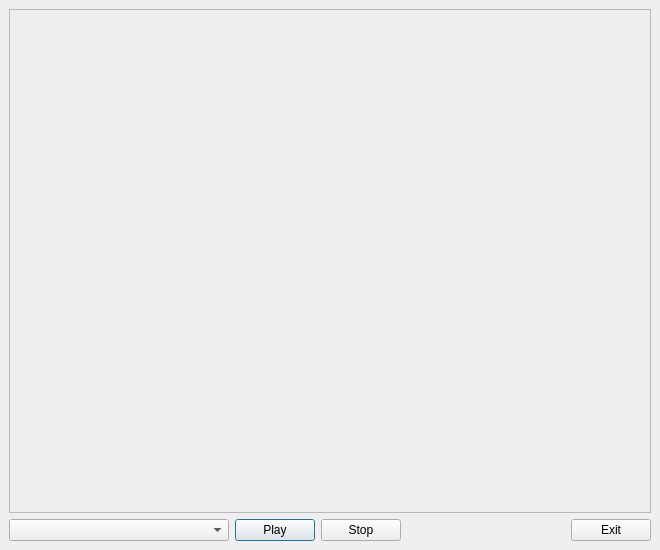
<ui version="4.0" >
 <author></author>
 <comment></comment>
 <exportmacro></exportmacro>
 <class>TTPreviewWidget</class>
 <widget class="QDialog" name="TTPreviewWidget" >
  <property name="geometry" >
   <rect>
    <x>0</x>
    <y>0</y>
    <width>660</width>
    <height>550</height>
   </rect>
  </property>
  <property name="sizePolicy" >
   <sizepolicy>
    <hsizetype>0</hsizetype>
    <vsizetype>0</vsizetype>
    <horstretch>0</horstretch>
    <verstretch>0</verstretch>
   </sizepolicy>
  </property>
  <property name="minimumSize" >
   <size>
    <width>660</width>
    <height>550</height>
   </size>
  </property>
  <property name="maximumSize" >
   <size>
    <width>660</width>
    <height>550</height>
   </size>
  </property>
  <property name="windowTitle" >
   <string>TTCut - Preview</string>
  </property>
  <layout class="QGridLayout" >
   <property name="margin" >
    <number>9</number>
   </property>
   <property name="spacing" >
    <number>6</number>
   </property>
   <item row="1" column="0" >
    <layout class="QHBoxLayout" >
     <property name="margin" >
      <number>0</number>
     </property>
     <property name="spacing" >
      <number>6</number>
     </property>
     <item>
      <widget class="QComboBox" name="cbCutPreview" >
       <property name="sizePolicy" >
        <sizepolicy>
         <hsizetype>1</hsizetype>
         <vsizetype>0</vsizetype>
         <horstretch>0</horstretch>
         <verstretch>0</verstretch>
        </sizepolicy>
       </property>
       <property name="minimumSize" >
        <size>
         <width>220</width>
         <height>0</height>
        </size>
       </property>
       <property name="maximumSize" >
        <size>
         <width>220</width>
         <height>16777215</height>
        </size>
       </property>
      </widget>
     </item>
     <item>
      <widget class="QPushButton" name="pbPlay" >
       <property name="text" >
        <string>Play</string>
       </property>
       <property name="icon" >
        <iconset resource="previewwidget.qrc" >:/pixmaps/pixmaps/play_18.xpm</iconset>
       </property>
      </widget>
     </item>
     <item>
      <widget class="QPushButton" name="pbStop" >
       <property name="text" >
        <string>Stop</string>
       </property>
       <property name="icon" >
        <iconset resource="previewwidget.qrc" >:/pixmaps/pixmaps/stop_18.xpm</iconset>
       </property>
      </widget>
     </item>
     <item>
      <spacer>
       <property name="orientation" >
        <enum>Qt::Horizontal</enum>
       </property>
       <property name="sizeHint" >
        <size>
         <width>71</width>
         <height>20</height>
        </size>
       </property>
      </spacer>
     </item>
     <item>
      <widget class="QPushButton" name="pbExit" >
       <property name="text" >
        <string>Exit</string>
       </property>
       <property name="icon" >
        <iconset resource="previewwidget.qrc" >:/pixmaps/pixmaps/fileclose_18.xpm</iconset>
       </property>
      </widget>
     </item>
    </layout>
   </item>
   <item row="0" column="0" >
    <widget class="QFrame" name="videoFrame" >
     <property name="frameShape" >
      <enum>QFrame::StyledPanel</enum>
     </property>
     <property name="frameShadow" >
      <enum>QFrame::Sunken</enum>
     </property>
    </widget>
   </item>
  </layout>
 </widget>
 <pixmapfunction></pixmapfunction>
 <resources>
  <include location="previewwidget.qrc" />
 </resources>
 <connections/>
</ui>
